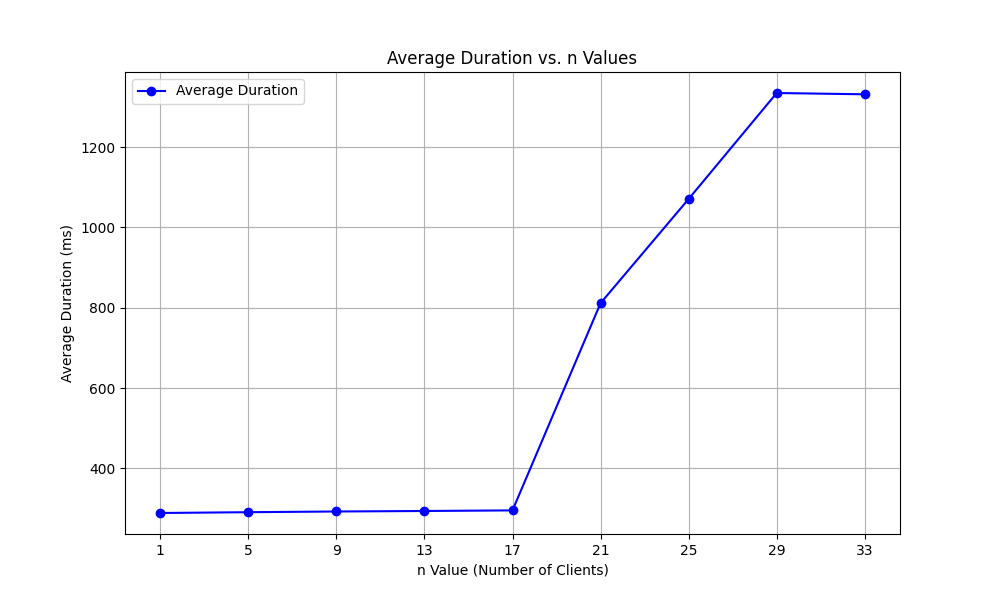

The script that saved this image:
# import matplotlib.pyplot as plt


# a = [288,292,291,293,295,1293,1353,1311,1515]
# n_values = list(range(1, 10))

# # Plotting the graph
# plt.plot(n_values, a, marker='o')

# plt.xlabel("Number of clients")
# plt.ylabel("Average runtime per client")
# plt.title("Graph of average values of runtime per client vs n: Number of clients")


# plt.grid(True)
# plt.savefig("plot.png")

# # 1-> 288
# # 5-> 292
# # 9-> 291
# # 13-> 293
# # 17-> 295
# # 21-> 1293
# # 25-> 1353
# # 29-> 1311
# # 33-> 1515

import json
import os
import subprocess
import matplotlib.pyplot as plt

# Function to modify the value of 'n' in config.json
def modify_config_n(n_value):
    with open('config.json', 'r') as file:
        config = json.load(file)
    
    # Change the 'n' value
    config['n'] = n_value
    
    with open('config.json', 'w') as file:
        json.dump(config, file, indent=4)

# Function to read runtime from 'res.txt'
def read_runtime():
    with open('res.txt', 'r') as file:
        runtime = file.read().strip()
        return float(runtime)

# Initialize an empty list to store runtimes for each 'n'
runtimes_for_n = []

# Values of n from 1 to 33 with a gap of 4
n_values = [1, 5, 9, 13, 17, 21, 25, 29, 33]

# Loop through each value of 'n'
for n in n_values:
    # Modify the 'n' value in config.json
    modify_config_n(n)

    # List to store the runtimes for the current 'n'
    n_runtimes = []

    # Run 'make run' 4 times for each 'n'
    for iteration in range(4):
        # Run the 'make run' command and wait for it to finish
        subprocess.run(['make', 'run'])

        # Read the runtime from 'res.txt'
        runtime = read_runtime()
        n_runtimes.append(runtime)

    # Add the runtimes for the current 'n' to the list
    runtimes_for_n.append(n_runtimes)

# Print the matrix of runtimes (for debugging or viewing purposes)
print("Matrix of runtimes (4 runs for each n value):")
for row in runtimes_for_n:
    print(row)

# Calculate the average of the 4 durations for each value of 'n'
average_durations_for_n = [sum(runtimes) / len(runtimes) for runtimes in runtimes_for_n]

# Print the average durations for each 'n' value
print("\nAverage durations for each n value:")
for i, avg in zip(n_values, average_durations_for_n):
    print(f"n = {i}: Average duration = {avg} ms")

# Plotting the graph of average duration vs. n
plt.figure(figsize=(10, 6))
plt.plot(n_values, average_durations_for_n, marker='o', linestyle='-', color='b', label='Average Duration')
plt.title('Average Duration vs. n Values')
plt.xlabel('n Value (Number of Clients)')
plt.ylabel('Average Duration (ms)')
plt.xticks(n_values)  # Ensure x-axis has ticks for each n value
plt.grid(True)
plt.legend()
plt.savefig('plot.png')
